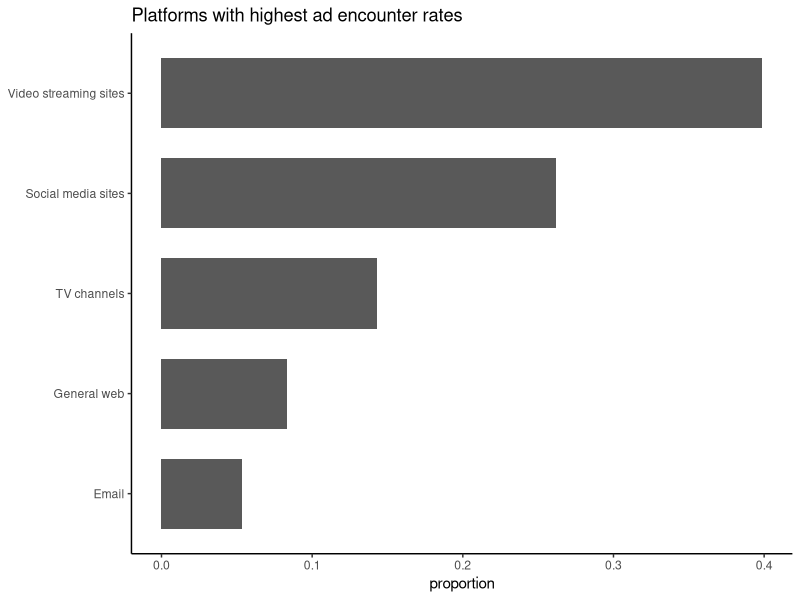

The R script that drew this image:
## ---- chunk 1
knitr::opts_chunk$set(echo = TRUE, warning = FALSE, message = FALSE)
## ---- chunk 2
library(dplyr) # for wrangling data
library(ggplot2) # for making plots
library(readr) # for reading data
## ---- chunk 3
ad_influence_data <- read_csv("ad-influence.csv") %>%
  select(!Timestamp) # ignore timestamp column
n <- dim(ad_influence_data)[1]
questions <- names(ad_influence_data)
## ---- chunk 4
simplifyResponses <- function(response) {
  if (response == "Social media sites (like Facebook, Instagram)") {
    response = "Social media sites"
  } else if (response == "Video streaming sites (like YouTube, Vimeo)") {
    response = "Video streaming sites"
  } else if (response == "General web (like Google Ads on various sites)") {
    response = "General web"
  }
  return(response)
}

ad_influence_data[questions[1]] <- sapply(pull(ad_influence_data[questions[1]]),
                                          simplifyResponses, USE.NAMES = FALSE)
ad_influence_data[questions[2]] <- sapply(pull(ad_influence_data[questions[2]]),
                                          simplifyResponses, USE.NAMES = FALSE)
## ---- chunk 5
ad_influence_data %>%
  rename(most_ads_platform = questions[1]) %>%
  group_by(most_ads_platform) %>%
  summarise(proportion = n() / n) %>%
  arrange(desc(proportion)) %>%
  head(5) %>%
  ggplot(aes(x = reorder(most_ads_platform, proportion), y = proportion)) +
  geom_col(width = 0.7) +
  labs(x = NULL, title = "Platforms with highest ad encounter rates") +
  coord_flip() +
  theme_classic()
